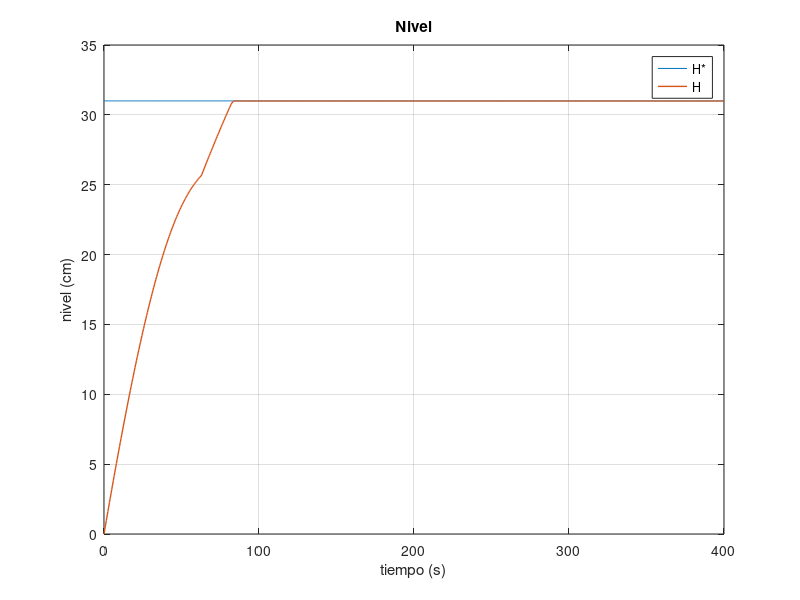
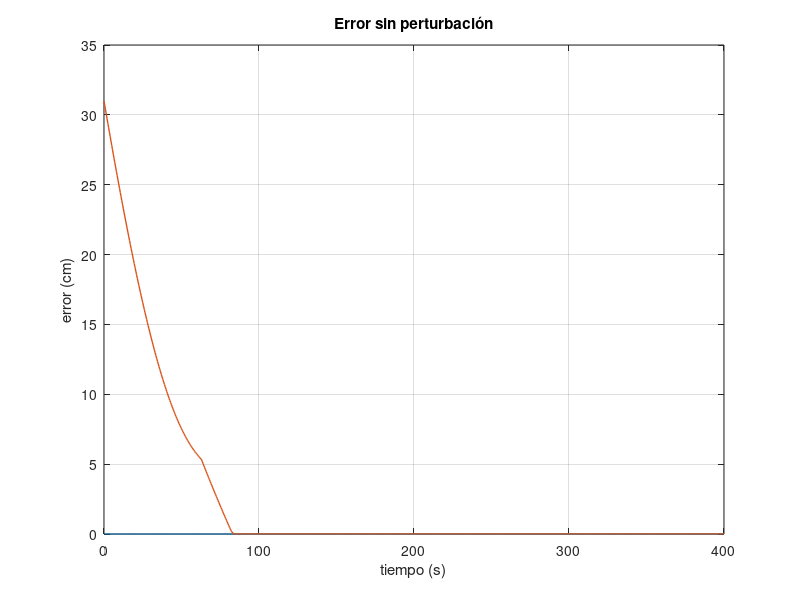
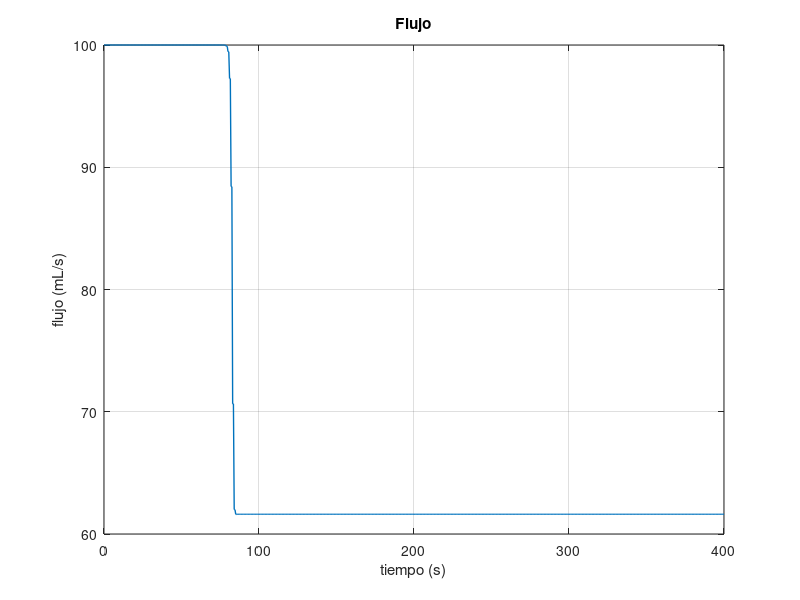

Recreate these plots in MATLAB, in order.

clear all;

load("altura.mat");
load("error.mat");
load("flujo.mat");
resized = [680, 458, 280, 210];

figure(1)
plot(altura(1,:), altura(2,:)*100, altura(1,:), altura(3,:)*100, 'linewidth', 1);
grid on;
xlabel('tiempo (s)');
ylabel('nivel (cm)');
legend('H*', 'H');
title('Nivel');
set(gcf, 'Position', resized);

figure(2)
plot(error(1,:), zeros(size(error(1,:))), error(1,:), error(2,:)*100, 'linewidth', 1);
grid on;
xlabel('tiempo (s)');
ylabel('error (cm)');
title('Error sin perturbación');
set(gcf, 'Position', resized);

figure(3)
plot(flujo(1,:), flujo(2,:)*1000, 'linewidth', 1);
grid on;
xlabel('tiempo (s)');
ylabel('flujo (mL/s)');
title('Flujo');
set(gcf, 'Position', resized);
